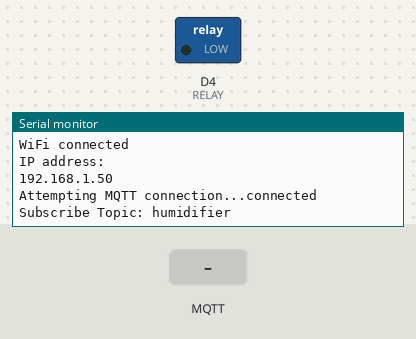
Bench run of a sketch on a simulated ESP8266 (NodeMCU). On the bench: switched loads named in the sketch (green lamp = pin HIGH), the last lines printed to the serial monitor. The test bench sets the inputs (shaded band). WiFi joins after 1.5 s; servers stay silent unless stated; random numbers use the default seed unless the sketch sets one; no MQTT or app messages arrive unless stated; not simulated (calls return 0 or success): arduino_secrets.h; names the files do not define were given values by the test bench: MQTT_PORT = 1883.

Above: at 2.7 s.
2.8 s: MQTT message "C_M_003" arrives on the first subscribed topic
At 4.0 s:
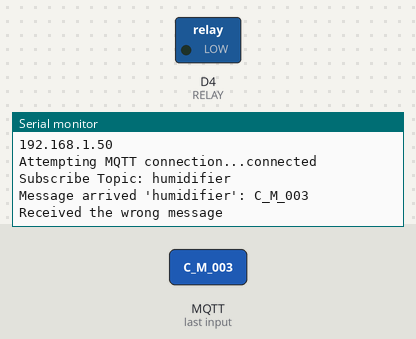
4.3 s: MQTT message "1" arrives on the first subscribed topic
At 5.2 s:
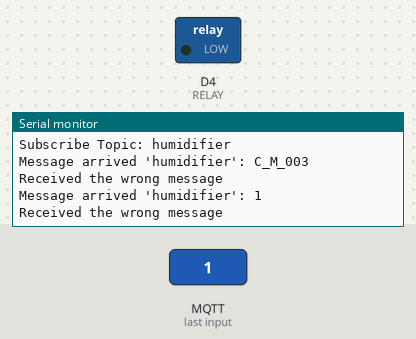
5.8 s: MQTT message "on" arrives on the first subscribed topic
At 6.3 s:
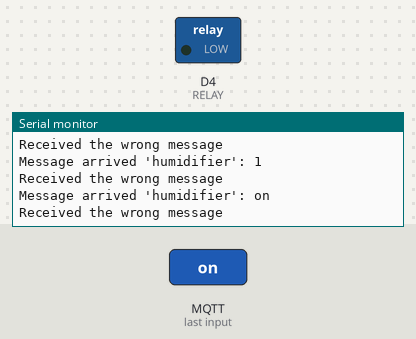

Measured:
- after the input at 2.8 s, the serial monitor: prints a new line at once (image 1)
- after the input at 4.3 s, the serial monitor: prints a new line at once (image 2)
- after the input at 5.8 s, the serial monitor: prints a new line at once (image 3)

The sketch:

Humidifier_Controller.ino
```cpp
#include <ESP8266WiFi.h>
#include <PubSubClient.h>
#include <ArduinoJson.h>
#include "arduino_secrets.h"

#define RELAY D4

const char* ssid = SSID;
const char* password = PASSWORD;
const char* mqtt_server = MQTT_BROKER;

WiFiClient espClient;
PubSubClient client(espClient);

void setup() {
  Serial.begin(9600);
  pinMode(RELAY, OUTPUT);
  setup_wifi(); // 와이파이 연결
  client.setServer(mqtt_server, MQTT_PORT); // MQTT 서버 연결
  client.setCallback(callback);
}

void loop() {
  // MQTT 서버 연결이 되지 않았을 때, 재연결 시도
  if (!client.connected()) {
    reconnect();
  }
  client.loop();
}

// 와이파이 연결 함수
void setup_wifi() {
  delay(10);
  Serial.println();
  Serial.print("Connecting to ");
  Serial.println(ssid);

  WiFi.mode(WIFI_STA);
  WiFi.begin(ssid, password);

  // 와이파이가 연결될 때까지 대기
  while (WiFi.status() != WL_CONNECTED) {
    delay(500);
    Serial.print(".");
  }

  Serial.println("");
  Serial.println("WiFi connected");
  Serial.println("IP address: ");
  Serial.println(WiFi.localIP());
}

void callback(char* topic, byte* payload, unsigned int length) {
  String buffer;

  Serial.print("Message arrived '");
  Serial.print(topic);
  Serial.print("': ");

  for (int i = 0; i < length; i++) {
    buffer = buffer + (char)payload[i];
  }
  Serial.println(buffer);
  controller(buffer);
}

// MQTT 서버 재연결 함수
void reconnect() {
  while (!client.connected()) {
    Serial.print("Attempting MQTT connection...");
    // 랜덤 client ID 생성
    String clientId = "ESP8266Client-";
    clientId += String(random(0xffff), HEX);
    // MQTT 서버와 연결 시도
    if (client.connect(clientId.c_str())) {
      Serial.println("connected");
      Serial.println("Subscribe Topic: humidifier");
      client.subscribe("humidifier");
    } else {
      Serial.print("failed, rc=");
      Serial.print(client.state());
      Serial.println(" try again in 5 seconds");
      // 다시 시도하기 전 5초 대기
      delay(5000);
    }
  }
}

void controller(String message) {
  StaticJsonDocument<128> doc;
  deserializeJson(doc, message); // 문자열을 JSON형식으로 변환

  if(doc["code"] == "C_M_003") {
    digitalWrite(RELAY, HIGH);
  } else if (doc["code"] == "C_M_004") {
    digitalWrite(RELAY, LOW);
  } else {
    Serial.println("Received the wrong message");
  }
}
```
